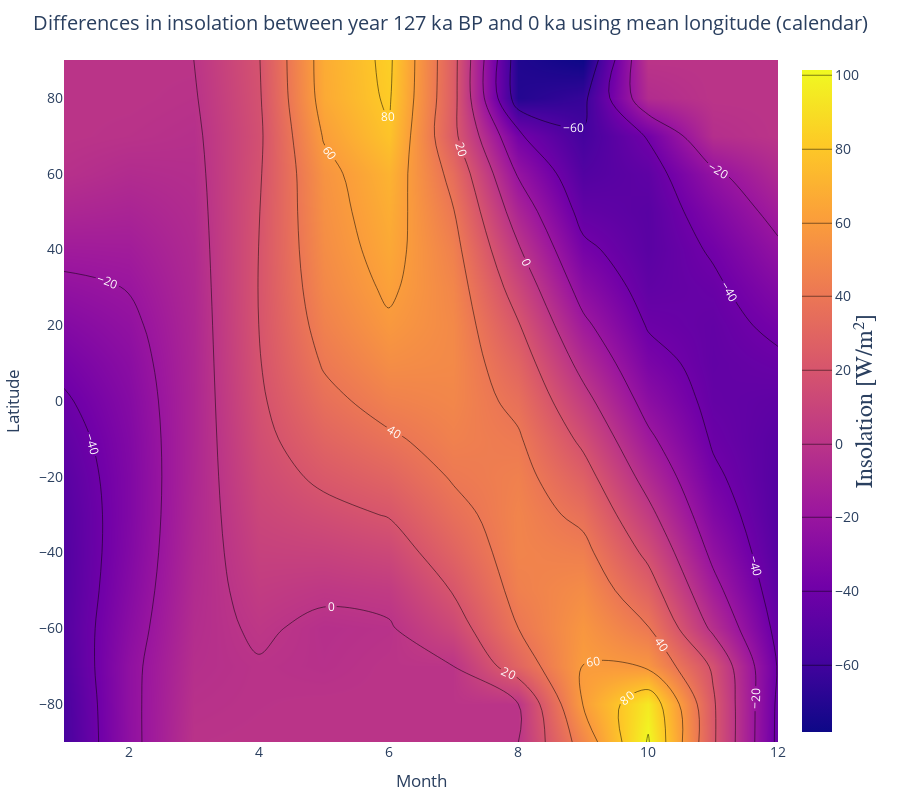

The notebook cell this image was saved under:
### Markdown cell above
### 2.1 Différence méthode longitude moyenne

### Code cell
INS_diff_cal = INS_127bp_cal - INS_0ka_cal

cont_INS_diff_cal = plot(contour(x=month, y=lat, z=INS_diff_cal,
        line_smoothing=0.99, contours_coloring="heatmap",
        contours=attr(coloring="heatmap", showlabels=true, labelfont=attr(size=12, color="white")),
        colorbar=attr(title="Insolation [W/m²]", titleside="right", titlefont=attr(size=24, family="Arial, sans-serif")), size=(900, 500)),
    Layout(width=900, height=800, xaxis_title="Month", yaxis_title="Latitude",
        title=attr(text="Differences in insolation between year 127 ka BP and 0 ka using mean longitude (calendar)", y=0.98, x=0.5, xanchor="center", yanchor="top"), font=attr(size=14)))

### Figure 1 — Plotly figure (JSON) as saved in the notebook; plotly's stock layout.template omitted (floating-point values rounded to 4 significant figures; data arrays with more than 128 entries replaced by an {"elided": "..."} marker saying what was removed)
{"data": [{"colorbar": {"title": "Insolation [W/m²]", "titlefont": {"family": "Arial, sans-serif", "size": 24}, "titleside": "right"}, "contours": {"coloring": "heatmap", "labelfont": {"color": "white", "size": 12}, "showlabels": true}, "line": {"smoothing": 0.99}, "size": [900, 500], "transpose": true, "type": "contour", "x": [1, 2, 3, 4, 5, 6, 7, 8, 9, 10, 11, 12], "y": [90, 80, 70, 60, 50, 40, 30, 20, 10, 0, -10, -20, -30, -40, -50, -60, -70, -80, -90], "z": {"elided": "12x19 float values"}}], "layout": {"font": {"size": 14}, "height": 800, "margin": {"b": 50, "l": 50, "r": 50, "t": 60}, "title": {"text": "Differences in insolation between year 127 ka BP and 0 ka using mean longitude (calendar)", "x": 0.5, "xanchor": "center", "y": 0.98, "yanchor": "top"}, "width": 900, "xaxis": {"title": {"text": "Month"}}, "yaxis": {"title": {"text": "Latitude"}}}}
